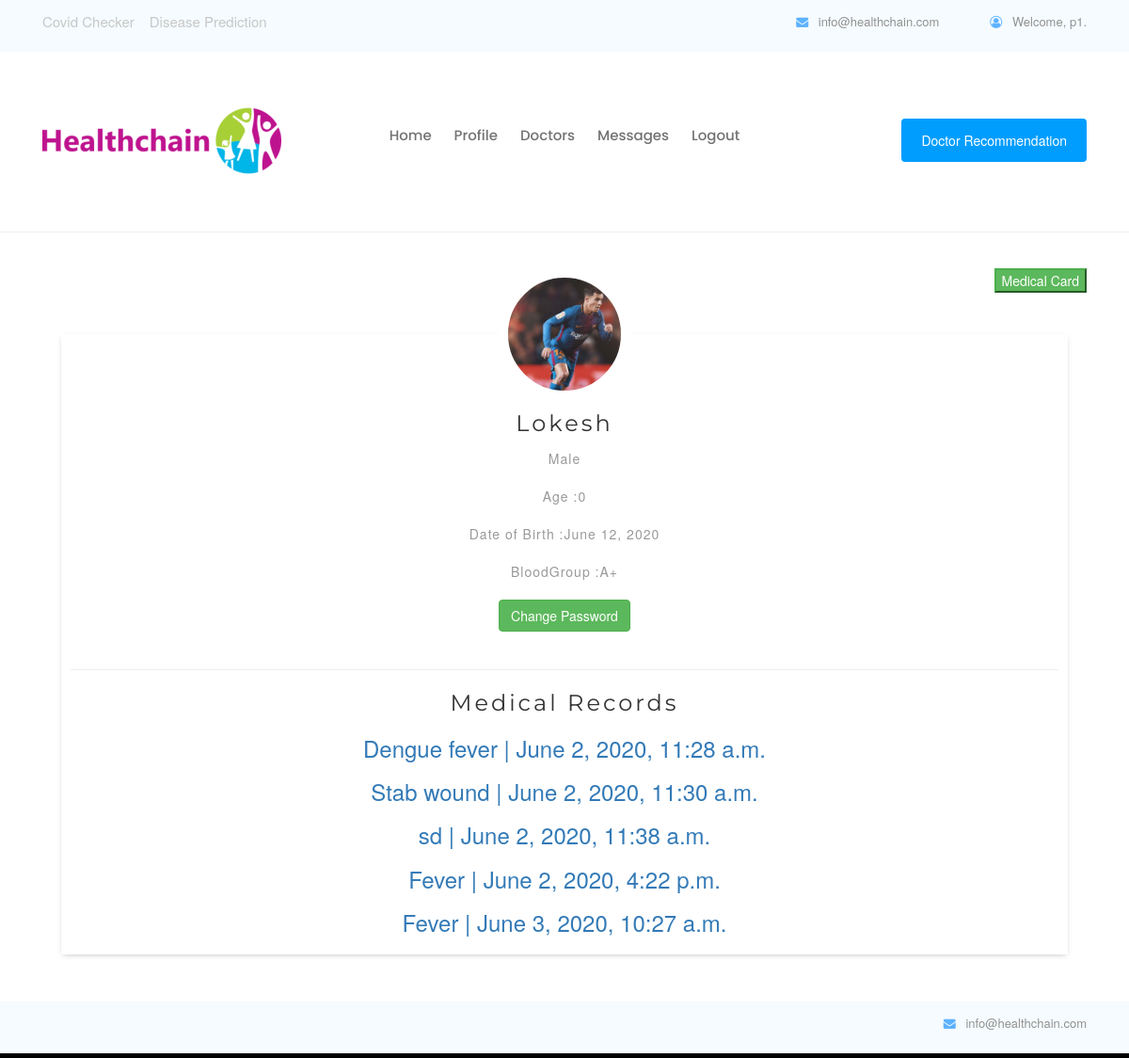
The app's page /home/patientprofile/ (signed in) with its own data.
### pages/models.py (models this page shows, shortened)
class MyUser(AbstractBaseUser):
	username= models.CharField(max_length=30,unique=True)
	date_joined	= models.DateTimeField(verbose_name='date joined', auto_now_add=True)
	last_login= models.DateTimeField(verbose_name='last login', auto_now=True)
	is_admin= models.BooleanField(default=False)
	is_active= models.BooleanField(default=True)
	is_staff= models.BooleanField(default=False)
	is_superuser= models.BooleanField(default=False)
	user_type= models.PositiveSmallIntegerField(choices=USER_TYPE_CHOICES, default=4)
	USERNAME_FIELD = 'username'
	objects = MyAccountManager()

class Patient(models.Model):
	bloodgroup_choices = (('apos', 'A+'),
            ('aneg', 'A-'),
            ('bpos', 'B+'),
            ('bneg', 'B-'),
            ('opos', 'O+'),
            ('oneg', 'O-'),
            ('abpos', 'AB+'),
            ('abneg', 'AB-'),
            ('unspecified', '-')
            )
	id=models.BigAutoField(primary_key=True)
	username= models.OneToOneField(MyUser,on_delete=models.CASCADE)
	regid=models.UUIDField(default = uuid.uuid4,editable = False)
	pname=models.CharField(max_length=50)
	gender=models.IntegerField(choices=GENDER_CHOICES,blank=True)
	dob = models.DateField(null=True, blank=True)
	height=models.DecimalField(max_digits=5, decimal_places=2,blank=True)
	weight=models.DecimalField(max_digits=6, decimal_places=2,blank=True)
	bloodgroup = models.CharField(choices=bloodgroup_choices, max_length=12, default='-', blank=True)
	place=models.CharField(max_length=100,blank=True)
	imagefile=models.ImageField(upload_to='patient/',default="default.jpg",blank=True,null=True)
	email = models.EmailField(max_length=254,blank=True)
	contact = models.CharField(max_length=14,blank=True)
	aadhaar = models.CharField(max_length=12,blank=True)
	follower = GenericRelation(Follow,related_query_name='patient')
	@property
	def age(self):
		return int((datetime.now().date() - self.dob).days / 365.25)

class MedicalRecord(models.Model):
	id=models.BigAutoField(primary_key=True)
	patient_id = models.ForeignKey(Patient, verbose_name="patient",on_delete=models.CASCADE)
	doctor_id = models.ForeignKey(Doctor, verbose_name="doctor",on_delete=models.CASCADE)
	condition = models.CharField(max_length=100,blank=True)
	permission = models.CharField(choices=ACCESS_CHOICES,max_length=10,blank=True)
	access = models.CharField(max_length=100,blank=True)
	diagnosis = ListTextField(
		base_field = models.CharField(max_length=100,blank=True),
	)
	procedures = ListTextField(
		base_field = models.CharField(max_length=100,blank=True),
	)
	prescription = ListTextField(
		base_field = models.CharField(max_length=100,blank=True),
	)
	description = models.TextField(blank=True)
	visit_date = models.DateTimeField(auto_now_add=True, verbose_name="Visit Date")

### pages/views.py (the view)
# urls.py: path('patientprofile/',PatientProfile.as_view(), name='patientprofile'),
class PatientProfile(MyPermissionMixin, DetailView):
    raise_exception = True
    login_url = "/login/"
    context_object_name = 'patient'
    def get_object(self):
        return get_object_or_404(Patient, username=self.request.user)
    def get_context_data(self, **kwargs):
        context = super(PatientProfile, self).get_context_data(**kwargs)
        pt = get_object_or_404(Patient, username=self.request.user)
        context['records'] = MedicalRecord.objects.filter(patient_id=pt)
        return context
    template_name = 'pages/patientprofile.html'
    def test_func(self):
        return (self.request.user.user_type == 1)

### pages/views.py (called while the page is built)
    def dispatch(self, request, *args, **kwargs):
        if not request.user.is_authenticated:
            return redirect('login')
        else:
            user_test_result = self.get_test_func()()
            if not request.user.is_authenticated or not user_test_result:
                return HttpResponse('<h2> Permission Denied ! </h2>')
            return super().dispatch(request, *args, **kwargs)

### pages/templates/pages/patientprofile.html (shortened to what this page needs)
{% extends 'pages/base.html' %}
{% block content %}
<link href="//netdna.bootstrapcdn.com/bootstrap/3.0.0/css/bootstrap.min.css"
    rel="stylesheet" id="bootstrap-css">
{% if user.user_type == 1 %}
<button style="float:right;"  class="btn-success">
<a  class="button btn-success" style="float: right;" href="{% url 'medicalcard' %}">Medical Card</a>
</button>
{% elif user.user_type == 2 %}
<button style="float:right;"  class="btn-success">
    <a  class="button btn-success" style="float: right;" href="{% url 'addmedicalrecord' %}">Add Medical Record</a>
    </button>
{% endif %}
<br>
<div class="rela-block profile-card">
    <div class="profile-pic" id="profile_pic">
    </div>
    <div class="rela-block profile-name-container">
        <div class="rela-block user-name" id="user_name">{{patient.pname}}</div>
        <div class="rela-block user-desc" id="user_description">{{patient.get_gender_display}}</div><br>
        <div class="rela-block user-desc" id="user_description">Age :{{patient.age}}</div><br>
        <div class="rela-block user-desc" id="user_description">Date of Birth :{{patient.dob}}</div><br>
        <div class="rela-block user-desc" id="user_description">BloodGroup :{{patient.get_bloodgroup_display}}</div><br>
{%  if user.user_type == 1 %}
        <center>
          <a href="{% url 'changepassword' %}" class='btn btn-success'>Change Password</a>
        </center>
        {% endif %}
        <br><hr>
        <div class="rela-block user-name" id="user_name">Medical Records</div>
        {% for rec in records %}
        <a href="{% url 'medicalrecord' pk=rec.pk %}">
            <h3>{{rec.condition}} | {{rec.visit_date}}</h3>
        </a>
        {% endfor %}
    </div>
</div>
{% endblock %}

### pages/templates/pages/base.html (shortened to what this page needs)
{% load static %}
<!doctype html>
<html lang="en">
  <head>
<link rel="stylesheet" href="{% static 'css/rotating-card.css' %}">
    <link rel="stylesheet" href="{% static 'css/style.css' %}">
    <link rel="stylesheet" href="{% static 'css/bootstrap.min.css' %}">
    <link rel="stylesheet"
      href="https://cdnjs.cloudflare.com/ajax/libs/font-awesome/4.7.0/css/font-awesome.min.css">
    <link rel="stylesheet" href="{% static 'css/themify-icons.css' %}">
    <link rel="stylesheet" href="{% static 'css/mystyle.css' %}">
  </head>
  <div id="container">
    <body>
      <header>
        <div class="header-area">
          <div class="header-top_area">
            <div class="container">
              <div class="row">
                <div class="col-xl-6 col-md-6">
                  <div class="social_media_links">
                      <a  href="{% url 'covid' %}">Covid Checker</a>
                      <a  href="{% url 'diseaseprediction' %}">Disease Prediction</a>
                  </div>
                </div>
                <div class="col-xl-6 col-md-6">
                  <div class="short_contact_list">
                    <ul>
                      <li><a href="#"> <i class="fa fa-envelope"></i>
                          info@healthchain.com</a></li>
                      {% if user.is_authenticated %}
                      <li><a href="#"> <i class="fa fa-user-circle-o"></i>
                          Welcome, {{ user.username }}. </a></li>
                      {%endif%}
                    </ul>
                  </div>
                </div>
              </div>
            </div>
          </div>
          <div id="sticky-header" class="main-header-area">
            <div class="container">
              <div class="row align-items-center">
                <div class="col-xl-3 col-lg-2">
                  <div class="logo">
                    <a href="#">
                      <img src="/media/img/healthlogo.png">
                    </a>
                  </div>
                </div>
                <div class="col-xl-6 col-lg-7">
                  <div class="main-menu d-none d-lg-block">
                    <nav>
                      <ul id="navigation">
                        <li><a class="active" href="{% url 'home' %}">Home</a></li>
                        {% if user.user_type == 3 %}
                        <li><a href="{% url 'addd' %}">Doctor Registration</a></li>
                        <li><a href="{% url 'hospitalprofile' %}">Profile</a></li>
                        {% elif user.user_type == 1 %}
                        <li><a href="{% url 'patientprofile' %}">Profile</a></li>
                        <li><a href="{% url 'doctorlist' %}">Doctors</a></li>
                        <li><a href="{% url 'viewmessage' %}">Messages</a></li>
                        {% endif %}
                        {% if user.is_authenticated %}
                        <li> <a href="{% url 'logout' %}"> Logout</a></li>
                        {% else %}
                        <li> <a href="{% url 'login' %}"> Login</a></li>
                        {% endif %}
                      </ul>
                    </nav>
                  </div>
                </div>
                <div class="col-xl-3 col-lg-3 d-none d-lg-block">
                  <div class="Appointment">
                    <div class="book_btn d-none d-lg-block">
                      {% if user.user_type == 3 %}
                      {% elif user.user_type == 2 %}
                      <a class="popup-with-form" href="{% url 'treatpatient' %}">Treat Patient</a>
                      {% elif user.user_type == 5 %}
                      <a class="popup-with-form" href="{% url 'laboratory' %}">New Patient</a>
                      {% elif user.user_type == 1 %}
                      <a class="popup-with-form" href="{% url 'doctorrecommend' %}">Doctor Recommendation</a>
                      {% endif %}
                    </div>
                  </div>
                </div>
              </div>
            </div>
            <hr>
          </div>
        </div>
      </header>
      <div class="container">
        {% block content %}
        {% endblock %}
      </div>
      <br><br><br><br>
      <footer id="footer">
        <div class="header-area">
          <div class="header-top_area">
            <div class="container">
              <div class="row">
                <div class="col-xl-6 col-md-6">
                </div>
                <div class="col-xl-6 col-md-6">
                  <div class="short_contact_list">
                    <ul>
                      <li><a href="#"> <i class="fa fa-envelope"></i>
                          info@healthchain.com</a></li>
                    </ul>
                  </div>
                </div>
              </div>
            </div>
          </div>
        </div>
      </footer>
    </body>
  </div>
</html>

### pages/static/css/rotating-card.css (style rules this page uses)
body { margin-top: 60px; font-size: 14px; font-family: "Helvetica Nueue",Arial,Verdana,sans-serif; background-color: #E5E9ED; }

### pages/static/css/mystyle.css (style rules this page uses)
#footer { margin:0 auto; width:834px; height:auto; overflow:hidden; position: fixed; bottom: 0px; }
html, body { margin:0; padding:0; height:100%; }
#container { min-height:100%; position:relative; }
#footer { position:absolute; bottom:0; width:100%; height:60px; background:black; }

### records on screen
MyUser: username "p1"
Patient: pname "Lokesh", gender "Male", age "0", dob "June 12, 2020", bloodgroup "A+"
MedicalRecord: condition "Dengue fever", visit_date "June 2, 2020, 11:28 a.m."
MedicalRecord: condition "Stab wound", visit_date "June 2, 2020, 11:30 a.m."
MedicalRecord: condition "sd", visit_date "June 2, 2020, 11:38 a.m."
MedicalRecord: condition "Fever", visit_date "June 2, 2020, 4:22 p.m."
MedicalRecord: condition "Fever", visit_date "June 3, 2020, 10:27 a.m."
